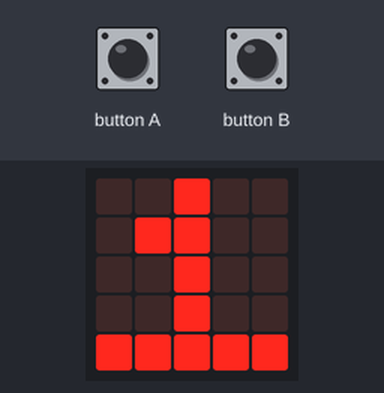
Bench run of a program on a simulated BBC micro:bit (MakeCode). Shown: the board's 5×5 LED display. The inputs (shaded band) are chosen by the test bench.

Above: at 1.2 s.
1.3 s: button A pressed for 0.15 s
At 2.2 s:
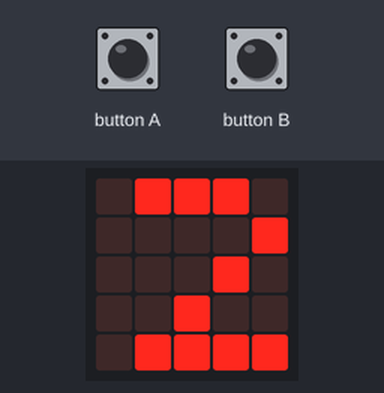
3.1 s: button A pressed for 0.15 s
At 4.0 s:
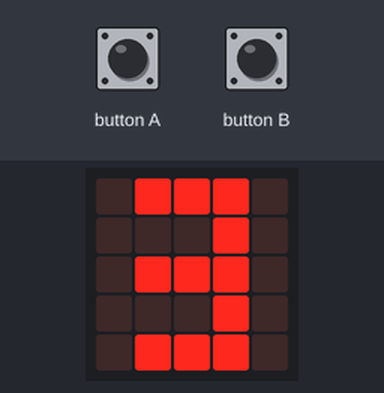
4.8 s: button A pressed for 0.15 s
At 5.7 s:
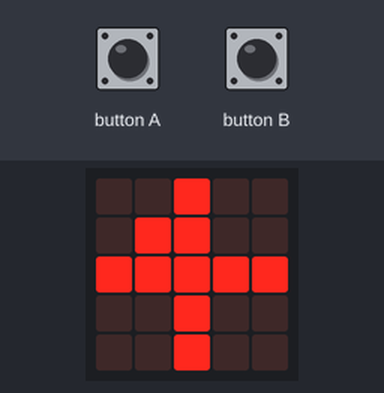
6.5 s: button A pressed for 0.15 s
At 7.5 s:
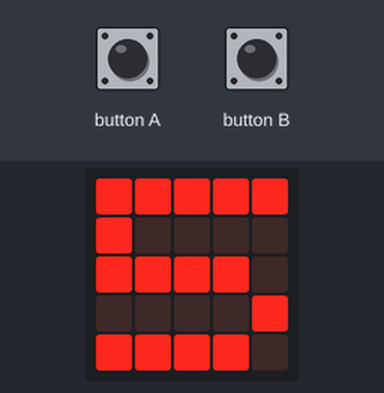
8.2 s: button B pressed for 0.15 s
At 9.3 s:
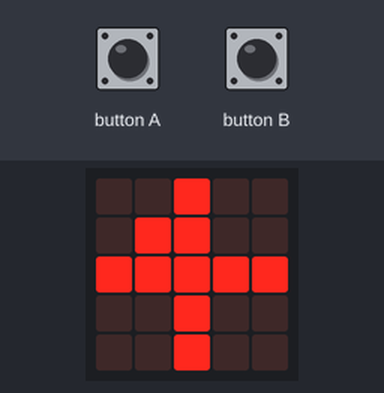
Timing chart, 0 to 10.9 s (numbered marks = the images above; inputs shaded):
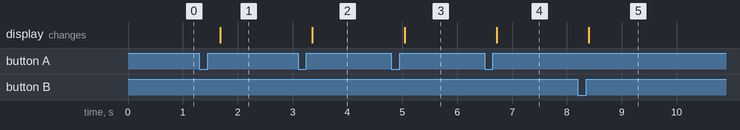

The program:

main.ts
```typescript
let x = 1;
basic.forever(() => {
    input.onButtonPressed(Button.A,() => {
        x++;
    });
    input.onButtonPressed(Button.B, () =>{
        x--;
    });
    if(x < 1){
        x = 1;
    }
    else if(x == 1){
        basic.showLeds(`
        . . # . .
        . # # . .
        . . # . .
        . . # . .
        # # # # #
        `)
    }
    else if(x==2){
        basic.showLeds(`
        . # # # .
        . . . . #
        . . . # .
        . . # . .
        . # # # #
        `)
    }
    else if(x==3){
        basic.showLeds(`
        . # # # .
        . . . # .
        . # # # .
        . . . # .
        . # # # .
        `)
    }
    else if(x == 4){
        basic.showLeds(`
        . . # . .
        . # # . .
        # # # # #
        . . # . .
        . . # . .
        `)
    }
    else if(x == 5){
        basic.showLeds(`
        # # # # #
        # . . . .
        # # # # .
        . . . . #
        # # # # .
        `)
    }
}
)
```

test.ts
```typescript
// 테스트는 여기로 이동합니다; 이 패키지가 확장으로 사용될 때 컴파일되지 않을 것 입니다.
```

Measured:
- after the input at 1.3 s, the display: changes after 0.38 s (image 1)
- after the input at 3.1 s, the display: changes after 0.26 s (image 2)
- after the input at 4.8 s, the display: changes after 0.24 s (image 3)
- after the input at 6.5 s, the display: changes after 0.22 s (image 4)
- after the input at 8.2 s, the display: changes after 0.20 s (image 5)
